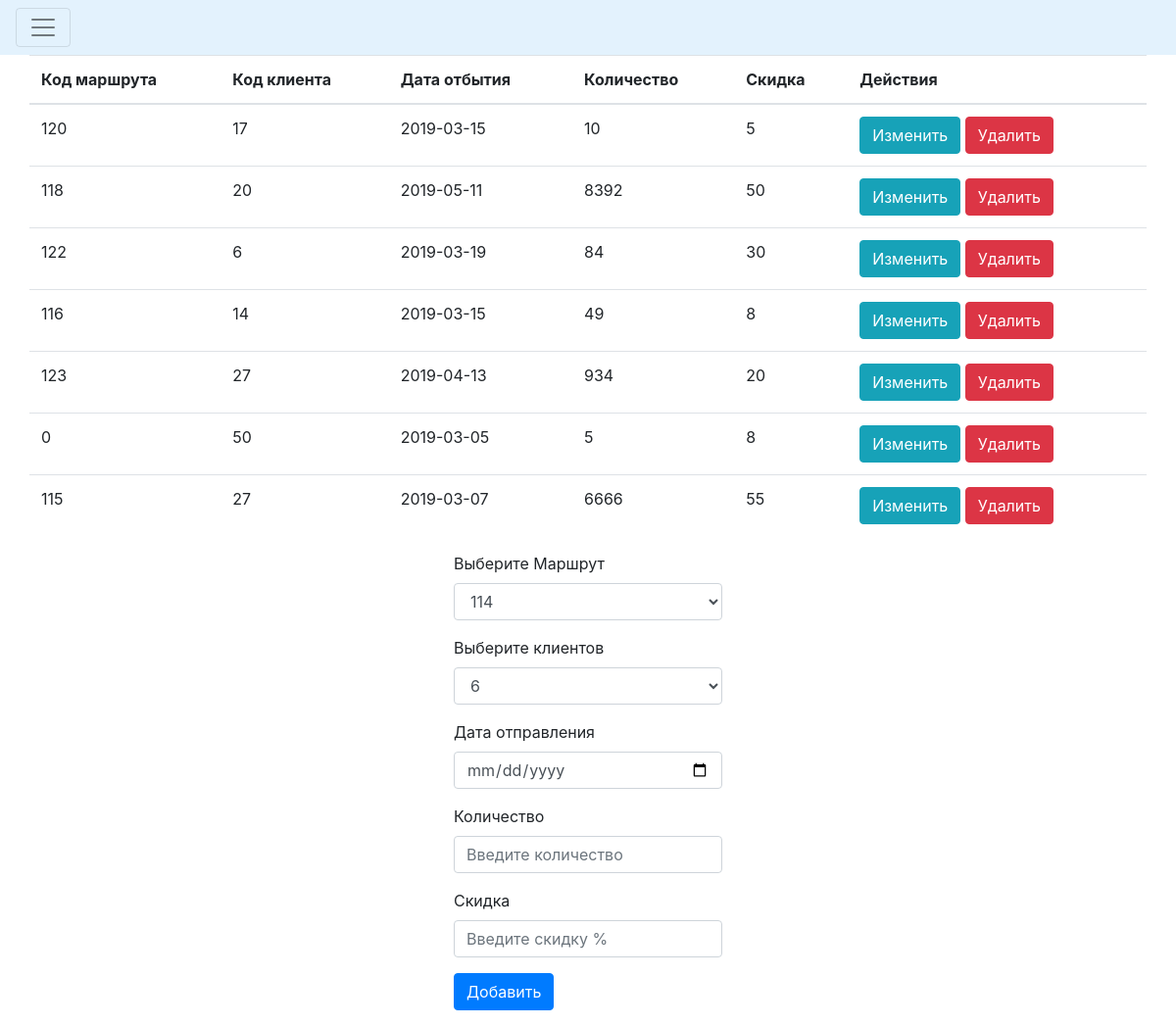
The page /permits.php on the database its author committed.
### tables this page shows
CREATE TABLE IF NOT EXISTS `permits` (
  `id` int(10) NOT NULL AUTO_INCREMENT,
  `id_route` int(11) NOT NULL,
  `id_cust` int(11) NOT NULL,
  `date_go` date NOT NULL,
  `amount` int(11) NOT NULL,
  `discount` int(11) NOT NULL,
  PRIMARY KEY (`id`),
  KEY `id_cust` (`id_cust`)
);

### permProc.php (called while the page is built, shortened)
<?php
$update = false;
$date_go ='';
$amount = '';
$discount = '';

### permits.php (the view, shortened to what this page needs)
<!DOCTYPE html>
<html>
    <head>
        <link rel="stylesheet" href="https://stackpath.bootstrapcdn.com/bootstrap/4.2.1/css/bootstrap.min.css">
    </head>
    <body>
        <?php require_once 'permProc.php'; ?>
        <div class="pos-f-t">
            <nav class="navbar navbar-light" style="background-color: #e3f2fd;">
                <button class="navbar-toggler" type="button" data-toggle="collapse" data-target="#navbarToggleExternalContent" aria-controls="navbarToggleExternalContent" aria-expanded="false" aria-label="Toggle navigation">
                    <span class="navbar-toggler-icon"></span>
                </button>
            </nav>
        </div>
        <div class="container">
        <?php
            $mysqli = new mysqli('localhost', 'root', '', 'travel_agency') or die(mysqli_error($mysqli));
            $result = $mysqli->query("SELECT * FROM permits ORDER BY id ASC") or die($mysqli->error);
            $searchRouteResult = $mysqli->query("SELECT * FROM routes ORDER BY id ASC") or die($mysqli->error);
            $searchCustomersResult = $mysqli->query("SELECT * FROM customers ORDER BY id ASC") or die($mysqli->error);
        ?>
        <div class="row justify-content-center">
            <table class="table">
                <thead>
                    <tr>
                        <th>Код маршрута</th>
                        <th>Код клиента</th>
                        <th>Дата отбытия</th>
                        <th>Количество</th>
                        <th>Скидка</th>
                        <th colspan="2">Действия</th>
                    </tr>
                </thead>
        <?php
            while ($row = $result->fetch_assoc()): ?>
                <tr>
                    <td><?php echo $row['id_route']; ?></td>
                    <td><?php echo $row['id_cust']; ?></td>
                    <td><?php echo $row['date_go']; ?></td>
                    <td><?php echo $row['amount']; ?></td>
                    <td><?php echo $row['discount']; ?></td>
                    <td>
                        <a href="permits.php?edit=<?php echo $row['id']; ?>"
                           class="btn btn-info">Изменить</a>
                        <a href="permProc.php?delete=<?php echo $row['id']; ?>"
                           class="btn btn-danger">Удалить</a>
                    </td>
                </tr>
            <?php endwhile; ?>
            </table>
        </div>
        <div class="row justify-content-center">
            <form action="permProc.php" method="POST">
            <div class="form-group">
                <label>Выберите Маршрут</label>
                <select class="form-control" id="exampleFormControlSelect1" name = id_route>
                  <?php while ($row = $searchRouteResult->fetch_assoc()): ?>
                  <option><?php echo $row['id']; ?></option>
                  <?php endwhile; ?>
                </select>
            </div>
            <div class="form-group">
                <label>Выберите клиентов</label>
                <select class="form-control" id="exampleFormControlSelect1" name = id_cust>
                  <?php while ($row = $searchCustomersResult->fetch_assoc()): ?>
                  <option><?php echo $row['id']; ?></option>
                  <?php endwhile; ?>
                </select>
            </div>
            <div class="form-group">
            <label>Дата отправления</label>
            <input type="date" name="date_go" class="form-control" pattern="[0-9]{1,}$"
                   value="<?php echo $date_go; ?>" placeholder="Введите дату отпраления" required>
            </div>
            <div class="form-group">
            <label>Количество</label>
            <input type="text" name="amount" class="form-control" pattern="[0-9]{1,}$"
                   value="<?php echo $amount; ?>" placeholder="Введите количество" required>
            </div>
            <div class="form-group">
            <label>Скидка</label>
            <input type="text" name="discount" class="form-control" pattern="[0-9]{1,}$"
                   value="<?php echo $discount; ?>" placeholder="Введите скидку %" required>
            </div>
            <div class="form-group">
            <?php
            if($update == true):
            ?>
            <button type="submit" class="btn btn-info" name="update">Обновить</button>
            <?php else: ?>
            <button type="submit" class="btn btn-primary" name="save">Добавить</button>
            <?php endif; ?>
            </div>
        </form>
        </div>
    </div>
    </body>
</html>

### rows shown on the page
permits: id_route "120", id_cust "17", date_go "2019-03-15", amount "10", discount "5"
permits: id_route "118", id_cust "20", date_go "2019-05-11", amount "8392", discount "50"
permits: id_route "122", id_cust "6", date_go "2019-03-19", amount "84", discount "30"
permits: id_route "116", id_cust "14", date_go "2019-03-15", amount "49", discount "8"
permits: id_route "123", id_cust "27", date_go "2019-04-13", amount "934", discount "20"
permits: id_route "0", id_cust "50", date_go "2019-03-05", amount "5", discount "8"
permits: id_route "115", id_cust "27", date_go "2019-03-07", amount "6666", discount "55"

### other values the page prints
form field id_route "114"
form field id_cust "6"
